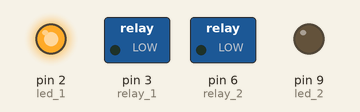
Simulated run of this sketch. Board: Arduino Uno, built with avr-gcc and run on an emulated ATmega328P. On the bench: switched loads named in the sketch (green lamp = pin HIGH), output pins drawn as LEDs (lit = HIGH). What the sketch prints to the serial monitor is not drawn.

Above: at 0.1 s.
At 8.1 s:
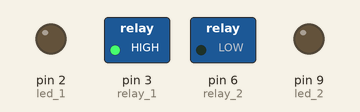
Timing chart, 0 to 9.6 s (numbered marks = the images above):
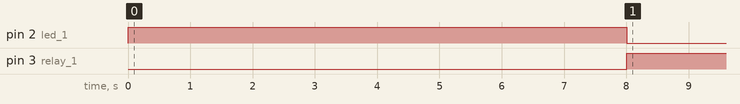

The sketch:

timerWORTC.ino
```cpp
int relay_1 = 3 ;
int relay_2 = 6 ;

int led_1 = 2;
int led_2 = 9;

int flag_1 = 0;
int flag_2 = 0;

int onStartUpFlag = 0;

unsigned long prev_1 = 0, prev_2 = 0;

unsigned long interval_1 = 3600000; //1hr
unsigned long interval_2 = 1800000; //30mnt

void setup() {
  pinMode(relay_1, OUTPUT);
  pinMode(relay_2, OUTPUT);

  pinMode(led_1, OUTPUT);
  pinMode(led_2, OUTPUT);
  Serial.begin(9600);

  digitalWrite(relay_1, !HIGH);
  digitalWrite(led_1, HIGH);
  flag_1 = 1;
  digitalWrite(relay_2, !HIGH);
  digitalWrite(led_1, HIGH);
  flag_2 = 1;

}

void loop() {
  // put your main code here, to run repeatedly:
  Serial.println(millis());

  //timer One
  if(millis() - prev_1 >= interval_1 && !flag_1){ //One hr
    prev_1 = millis();
    flag_1 = 1;
    digitalWrite(led_1, HIGH);
    digitalWrite(relay_1, !HIGH);
    Serial.println("Relay One ON++");
  }
  if(millis() - prev_2 >= interval_2 && !flag_2){ //30 mnt
    prev_2 = millis();
    flag_2 = 1;
    digitalWrite(led_1, HIGH);
    digitalWrite(relay_2, !HIGH);
    Serial.println("Relay Two ON++");
  }
  if(flag_1){
    if(millis() - prev_1 >= 8000){
      digitalWrite(led_1, LOW);
      digitalWrite(relay_1, !LOW);
      Serial.println("Relay One OFF--");
      prev_1 = millis();
      flag_1 = 0;
    }
  }
  if(flag_2){
    if(millis() - prev_2 >= 7200000){
      digitalWrite(led_2, LOW);
      digitalWrite(relay_2, !LOW);
      Serial.println("Relay Two OFF--");
      prev_2 = millis();
      flag_2 = 0;
    }
  }
}
//2hr ~ 6second
//1hr ~ 2mnt
```

Measured:
- by itself, pin 2 (led_1): HIGH → LOW at 8.0 s
- by itself, pin 3 (relay_1): LOW → HIGH at 8.0 s
